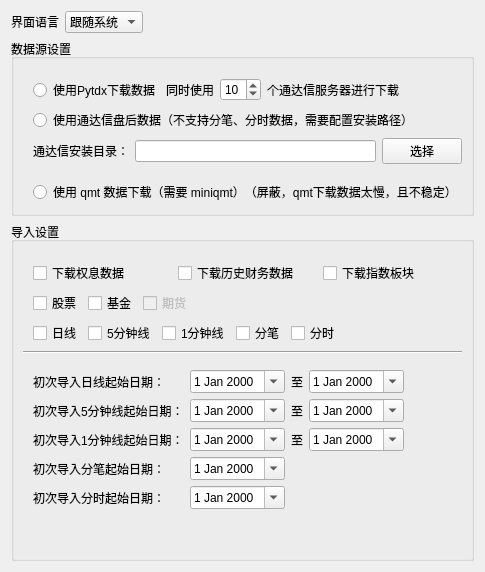
      <widget class="QWidget" name="tab_4">
       <attribute name="title">
        <string>导入设置</string>
       </attribute>
       <layout class="QVBoxLayout" name="verticalLayout_13">
        <item>
         <layout class="QHBoxLayout" name="horizontalLayout_lang">
          <item>
           <widget class="QLabel" name="label_language">
            <property name="text">
             <string>界面语言</string>
            </property>
           </widget>
          </item>
          <item>
           <widget class="QComboBox" name="language_comboBox">
            <property name="sizePolicy">
             <sizepolicy hsizetype="Preferred" vsizetype="Fixed">
              <horstretch>0</horstretch>
              <verstretch>0</verstretch>
             </sizepolicy>
            </property>
            <property name="maximumSize">
             <size>
              <width>200</width>
              <height>16777215</height>
             </size>
            </property>
            <item>
             <property name="text">
              <string>跟随系统</string>
             </property>
            </item>
            <item>
             <property name="text">
              <string>中文</string>
             </property>
            </item>
            <item>
             <property name="text">
              <string>English</string>
             </property>
            </item>
           </widget>
          </item>
          <item>
           <spacer name="horizontalSpacer_lang">
            <property name="orientation">
             <enum>Qt::Horizontal</enum>
            </property>
            <property name="sizeHint" stdset="0">
             <size>
              <width>40</width>
              <height>20</height>
             </size>
            </property>
           </spacer>
          </item>
         </layout>
        </item>
        <item>
         <widget class="QGroupBox" name="groupBox_2">
          <property name="sizePolicy">
           <sizepolicy hsizetype="Preferred" vsizetype="Fixed">
            <horstretch>0</horstretch>
            <verstretch>0</verstretch>
           </sizepolicy>
          </property>
          <property name="title">
           <string>数据源设置</string>
          </property>
          <layout class="QVBoxLayout" name="verticalLayout_12">
           <item>
            <layout class="QHBoxLayout" name="horizontalLayout">
             <property name="leftMargin">
              <number>10</number>
             </property>
             <property name="topMargin">
              <number>10</number>
             </property>
             <item>
              <widget class="QRadioButton" name="pytdx_radioButton">
               <property name="enabled">
                <bool>true</bool>
               </property>
               <property name="text">
                <string>使用Pytdx下载数据</string>
               </property>
              </widget>
             </item>
             <item>
              <widget class="QLabel" name="label_16">
               <property name="text">
                <string>同时使用</string>
               </property>
               <property name="alignment">
                <set>Qt::AlignRight|Qt::AlignTrailing|Qt::AlignVCenter</set>
               </property>
              </widget>
             </item>
             <item>
              <widget class="QSpinBox" name="use_tdx_number_spinBox">
               <property name="minimum">
                <number>1</number>
               </property>
               <property name="maximum">
                <number>20</number>
               </property>
               <property name="value">
                <number>10</number>
               </property>
              </widget>
             </item>
             <item>
              <widget class="QLabel" name="label_17">
               <property name="text">
                <string>个通达信服务器进行下载</string>
               </property>
              </widget>
             </item>
             <item>
              <spacer name="horizontalSpacer_13">
               <property name="orientation">
                <enum>Qt::Horizontal</enum>
               </property>
               <property name="sizeHint" stdset="0">
                <size>
                 <width>40</width>
                 <height>20</height>
                </size>
               </property>
              </spacer>
             </item>
            </layout>
           </item>
           <item>
            <layout class="QHBoxLayout" name="horizontalLayout_5">
             <property name="leftMargin">
              <number>10</number>
             </property>
             <property name="topMargin">
              <number>0</number>
             </property>
             <item>
              <widget class="QRadioButton" name="tdx_radioButton">
               <property name="text">
                <string>使用通达信盘后数据（不支持分笔、分时数据，需要配置安装路径）</string>
               </property>
              </widget>
             </item>
            </layout>
           </item>
           <item>
            <layout class="QGridLayout" name="gridLayout_2" columnstretch="0,0,0,0">
             <property name="leftMargin">
              <number>10</number>
             </property>
             <property name="bottomMargin">
              <number>10</number>
             </property>
             <item row="0" column="3">
              <widget class="QPushButton" name="select_tdx_dir_pushButton">
               <property name="sizePolicy">
                <sizepolicy hsizetype="Preferred" vsizetype="Fixed">
                 <horstretch>0</horstretch>
                 <verstretch>0</verstretch>
                </sizepolicy>
               </property>
               <property name="text">
                <string>选择</string>
               </property>
              </widget>
             </item>
             <item row="0" column="0">
              <widget class="QLabel" name="label_2">
               <property name="text">
                <string>通达信安装目录：</string>
               </property>
              </widget>
             </item>
             <item row="0" column="1" colspan="2">
              <widget class="QLineEdit" name="tdx_dir_lineEdit">
               <property name="sizePolicy">
                <sizepolicy hsizetype="Expanding" vsizetype="Fixed">
                 <horstretch>1</horstretch>
                 <verstretch>0</verstretch>
                </sizepolicy>
               </property>
              </widget>
             </item>
            </layout>
           </item>
           <item>
            <layout class="QHBoxLayout" name="horizontalLayout_24">
             <property name="leftMargin">
              <number>10</number>
             </property>
             <property name="topMargin">
              <number>0</number>
             </property>
             <item>
              <widget class="QRadioButton" name="qmt_radioButton">
               <property name="text">
                <string>使用 qmt 数据下载（需要 miniqmt）（屏蔽，qmt下载数据太慢，且不稳定）</string>
               </property>
              </widget>
             </item>
            </layout>
           </item>
          </layout>
         </widget>
        </item>
        <item>
         <widget class="QGroupBox" name="groupBox_7">
          <property name="title">
           <string>导入设置</string>
          </property>
          <layout class="QVBoxLayout" name="verticalLayout_11">
           <item>
            <layout class="QHBoxLayout" name="horizontalLayout_4">
             <property name="leftMargin">
              <number>10</number>
             </property>
             <property name="topMargin">
              <number>10</number>
             </property>
             <item>
              <widget class="QCheckBox" name="import_weight_checkBox">
               <property name="text">
                <string>下载权息数据</string>
               </property>
              </widget>
             </item>
             <item>
              <widget class="QCheckBox" name="import_history_finance_checkBox">
               <property name="text">
                <string>下载历史财务数据</string>
               </property>
              </widget>
             </item>
             <item>
              <widget class="QCheckBox" name="import_block_checkBox">
               <property name="text">
                <string>下载指数板块</string>
               </property>
              </widget>
             </item>
            </layout>
           </item>
           <item>
            <layout class="QHBoxLayout" name="horizontalLayout_3">
             <property name="leftMargin">
              <number>10</number>
             </property>
             <item>
              <widget class="QCheckBox" name="import_stock_checkBox">
               <property name="text">
                <string>股票</string>
               </property>
              </widget>
             </item>
             <item>
              <widget class="QCheckBox" name="import_fund_checkBox">
               <property name="text">
                <string>基金</string>
               </property>
              </widget>
             </item>
             <item>
              <widget class="QCheckBox" name="import_future_checkBox">
               <property name="enabled">
                <bool>false</bool>
               </property>
               <property name="text">
                <string>期货</string>
               </property>
              </widget>
             </item>
             <item>
              <spacer name="horizontalSpacer_11">
               <property name="orientation">
                <enum>Qt::Horizontal</enum>
               </property>
               <property name="sizeHint" stdset="0">
                <size>
                 <width>40</width>
                 <height>20</height>
                </size>
               </property>
              </spacer>
             </item>
            </layout>
           </item>
           <item>
            <layout class="QHBoxLayout" name="horizontalLayout_2">
             <property name="leftMargin">
              <number>10</number>
             </property>
             <item>
              <widget class="QCheckBox" name="import_day_checkBox">
               <property name="text">
                <string>日线</string>
               </property>
              </widget>
             </item>
             <item>
              <widget class="QCheckBox" name="import_min5_checkBox">
               <property name="text">
                <string>5分钟线</string>
               </property>
              </widget>
             </item>
             <item>
              <widget class="QCheckBox" name="import_min_checkBox">
               <property name="text">
                <string>1分钟线</string>
               </property>
              </widget>
             </item>
             <item>
              <widget class="QCheckBox" name="import_trans_checkBox">
               <property name="enabled">
                <bool>true</bool>
               </property>
               <property name="text">
                <string>分笔</string>
               </property>
              </widget>
             </item>
             <item>
              <widget class="QCheckBox" name="import_time_checkBox">
               <property name="enabled">
                <bool>true</bool>
               </property>
               <property name="text">
                <string>分时</string>
               </property>
              </widget>
             </item>
             <item>
              <spacer name="horizontalSpacer_12">
               <property name="orientation">
                <enum>Qt::Horizontal</enum>
               </property>
               <property name="sizeHint" stdset="0">
                <size>
                 <width>40</width>
                 <height>20</height>
                </size>
               </property>
              </spacer>
             </item>
            </layout>
           </item>
           <item>
            <widget class="Line" name="line">
             <property name="orientation">
              <enum>Qt::Horizontal</enum>
             </property>
            </widget>
           </item>
           <item>
            <layout class="QGridLayout" name="gridLayout_4">
             <property name="leftMargin">
              <number>10</number>
             </property>
             <property name="topMargin">
              <number>10</number>
             </property>
             <item row="4" column="0">
              <widget class="QLabel" name="label_7">
               <property name="text">
                <string>初次导入分时起始日期：</string>
               </property>
              </widget>
             </item>
             <item row="3" column="0">
              <widget class="QLabel" name="label_6">
               <property name="text">
                <string>初次导入分笔起始日期：</string>
               </property>
              </widget>
             </item>
             <item row="1" column="1">
              <widget class="QDateEdit" name="min5_start_dateEdit">
               <property name="minimumDateTime">
                <datetime>
                 <hour>0</hour>
                 <minute>0</minute>
                 <second>0</second>
                 <year>1989</year>
                 <month>12</month>
                 <day>21</day>
                </datetime>
               </property>
               <property name="calendarPopup">
                <bool>true</bool>
               </property>
              </widget>
             </item>
             <item row="1" column="2">
              <widget class="QLabel" name="label_min5_end">
               <property name="text">
                <string>至</string>
               </property>
              </widget>
             </item>
             <item row="1" column="3">
              <widget class="QDateEdit" name="min5_end_dateEdit">
               <property name="calendarPopup">
                <bool>true</bool>
               </property>
              </widget>
             </item>
             <item row="2" column="1">
              <widget class="QDateEdit" name="min_start_dateEdit">
               <property name="calendarPopup">
                <bool>true</bool>
               </property>
              </widget>
             </item>
             <item row="0" column="0">
              <widget class="QLabel" name="label_3">
               <property name="text">
                <string>初次导入日线起始日期：</string>
               </property>
              </widget>
             </item>
             <item row="1" column="0">
              <widget class="QLabel" name="label_10">
               <property name="text">
                <string>初次导入5分钟线起始日期：</string>
               </property>
              </widget>
             </item>
             <item row="2" column="0">
              <widget class="QLabel" name="label_15">
               <property name="text">
                <string>初次导入1分钟线起始日期：</string>
               </property>
              </widget>
             </item>
             <item row="2" column="2">
              <widget class="QLabel" name="label_min_end">
               <property name="text">
                <string>至</string>
               </property>
              </widget>
             </item>
             <item row="2" column="3">
              <widget class="QDateEdit" name="min_end_dateEdit">
               <property name="calendarPopup">
                <bool>true</bool>
               </property>
              </widget>
             </item>
             <item row="3" column="1">
              <widget class="QDateEdit" name="trans_start_dateEdit">
               <property name="calendarPopup">
                <bool>true</bool>
               </property>
              </widget>
             </item>
             <item row="0" column="1">
              <widget class="QDateEdit" name="day_start_dateEdit">
               <property name="minimumDateTime">
                <datetime>
                 <hour>0</hour>
                 <minute>0</minute>
                 <second>0</second>
                 <year>1989</year>
                 <month>12</month>
                 <day>21</day>
                </datetime>
               </property>
               <property name="calendarPopup">
                <bool>true</bool>
               </property>
              </widget>
             </item>
             <item row="0" column="2">
              <widget class="QLabel" name="label_day_end">
               <property name="text">
                <string>至</string>
               </property>
              </widget>
             </item>
             <item row="0" column="3">
              <widget class="QDateEdit" name="day_end_dateEdit">
               <property name="calendarPopup">
                <bool>true</bool>
               </property>
              </widget>
             </item>
             <item row="4" column="1">
              <widget class="QDateEdit" name="time_start_dateEdit">
               <property name="calendarPopup">
                <bool>true</bool>
               </property>
              </widget>
             </item>
             <item row="0" column="4">
              <spacer name="horizontalSpacer_9">
               <property name="orientation">
                <enum>Qt::Horizontal</enum>
               </property>
               <property name="sizeHint" stdset="0">
                <size>
                 <width>40</width>
                 <height>20</height>
                </size>
               </property>
              </spacer>
             </item>
            </layout>
           </item>
           <item>
            <spacer name="verticalSpacer_16">
             <property name="orientation">
              <enum>Qt::Vertical</enum>
             </property>
             <property name="sizeHint" stdset="0">
              <size>
               <width>20</width>
               <height>40</height>
              </size>
             </property>
            </spacer>
           </item>
          </layout>
         </widget>
        </item>
       </layout>
      </widget>
